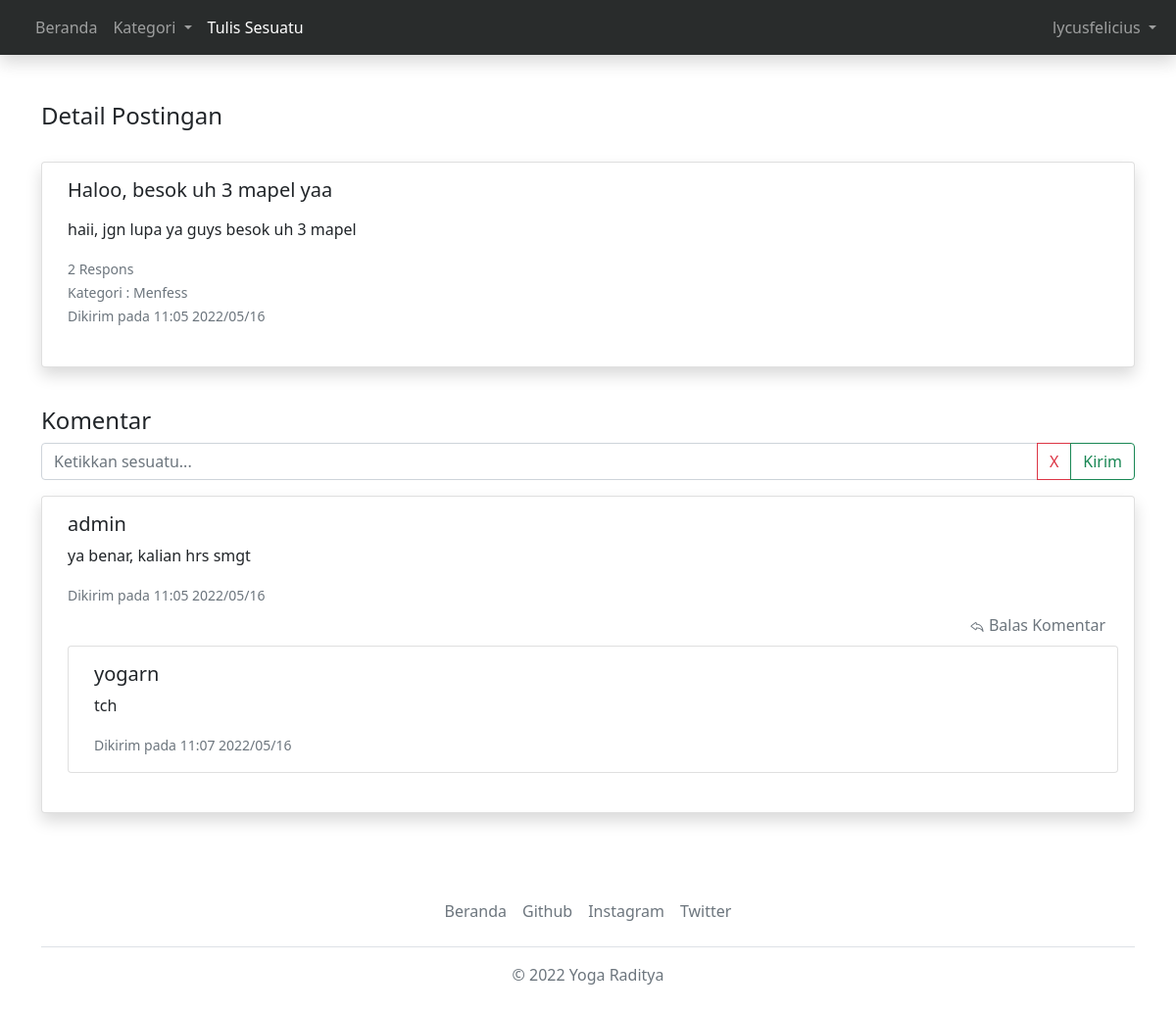
/post-details.php?id=20 (signed in), run on the app's committed database.
### tables this page shows
CREATE TABLE `post` (
  `id` int(11) NOT NULL,
  `title` text DEFAULT NULL,
  `user_id` int(11) DEFAULT NULL,
  `content` text DEFAULT NULL,
  `category` text DEFAULT NULL,
  `date` text DEFAULT NULL,
  `total_resp` int(11) DEFAULT NULL,
  `last_resp` text DEFAULT NULL
);

CREATE TABLE `comment_to_post` (
  `id` int(11) NOT NULL,
  `post_id` int(11) DEFAULT NULL,
  `content` text DEFAULT NULL,
  `date` text DEFAULT NULL,
  `user_id` int(11) DEFAULT NULL
);

CREATE TABLE `users` (
  `id` int(11) NOT NULL,
  `username` varchar(255) DEFAULT NULL,
  `email` varchar(255) DEFAULT NULL,
  `password` varchar(255) DEFAULT NULL,
  `score` int(11) DEFAULT NULL,
  `admin` tinyint(1) DEFAULT NULL
);

CREATE TABLE `reply` (
  `id` int(11) NOT NULL,
  `post_id` int(11) DEFAULT NULL,
  `comment_id` int(11) DEFAULT NULL,
  `content` text DEFAULT NULL,
  `date` text DEFAULT NULL,
  `user_id` int(11) DEFAULT NULL
);

### post-details.php (the view, shortened to what this page needs)
<?php
require_once("config.php");
$username_sesi = $_SESSION["user"]["username"];
$id = $_GET['id'];
?>
<!DOCTYPE html>
<head>
    <link href="https://cdn.jsdelivr.net/npm/bootstrap@5.0.2/dist/css/bootstrap.min.css" rel="stylesheet">
    <link rel="stylesheet" href="css/style.css">
</head>
<body>
<nav class="navbar navbar-expand-lg navbar-dark shadow fixed-top" style="background-color: #292c2c;">
  <div class="container-fluid">
    <div class="collapse navbar-collapse" id="navbarSupportedContent">
      <ul class="navbar-nav me-auto mb-2 mb-lg-0">
        <li class="nav-item">
          <a class="nav-link" tabindex="-1" aria-disabled="true" href="index.php">Beranda</a>
        </li>
        <ul class="navbar-nav" style="">
           <li class="nav-item dropdown">
        <a class="nav-link dropdown-toggle" href="#" id="navbarDropdownMenuLink" data-bs-toggle="dropdown" aria-haspopup="true" aria-expanded="false">
          Kategori
        </a>
      </li>
    </ul>
        <li class="nav-item">
          <a class="nav-link active" href="tulis.php" aria-current="page">Tulis Sesuatu</a>
        </li>
    </ul>
    <ul class="navbar-nav" style="">
           <li class="nav-item dropdown">
        <a class="nav-link dropdown-toggle" href="#" id="navbarDropdownMenuLink" data-bs-toggle="dropdown" aria-haspopup="true" aria-expanded="false">
          <?php echo $username_sesi; ?>
        </a>
      </li>
    </ul>
    </div>
  </div>
</nav>
<div class="container" style="padding-top: 80px;">
            <br>
              <h4>Detail Postingan</h4>
              <br>
  <div class="row justify-content-lg-center">
    <div class="col">
    <?php
        $sql = mysqli_query($link, "SELECT * FROM `post` WHERE `id` = '$id'");
        foreach ($sql as $row) {
            $judul = $row['title'];
            $isi = $row['content'];
            $category = $row['category'];
            $date = $row['date'];
            $id = $row['id'];
            $total_resp = $row['total_resp'];
            echo '
            <div class="card mb-3 w-100 rounded shadow">
            <div class="card-body kiri-margin">
              <h5 class="card-title">'.$judul.'</h5>
              <p class="card-text">'.$isi.'</p>
              <p class="card-text"><small class="text-muted">'.$total_resp.' Respons<br>Kategori : '.$category.'<br>Dikirim pada '.$date.'<br></small><br>
              <a href="post-details.php?id='.$id.'" class="stretched-link"></a>
            </div>
          </div>';
        }
    ?>
    <br>
              <h4>Komentar</h4>
              <form action="" class="needs-validation" method="POST" novalidate>
              <div class="input-group mb-3">
                <input type="text" class="form-control" name="content" id="commentbox" placeholder="Ketikkan sesuatu..." aria-label="" aria-describedby="button-addon2" autocomplete="off" required>
                <button class="btn btn-outline-danger" name="" onclick="cancel()" type="button" id="button-addon2">X</button>
                <button class="btn btn-outline-success" type="submit" name="submit">Kirim</button>
                </div>
    </form>
    <?php
            $sql = mysqli_query($link, "SELECT * FROM `comment_to_post` WHERE `post_id` = '$id'");
            $no = "1";
            foreach ($sql as $row) {
            $content = $row['content'];
            $date = $row['date'];
            $comment_id = $row['id'];
            $user_id = $row['user_id'];
            $sql = mysqli_query($link, "SELECT * FROM `users` WHERE `id`='$user_id'");
            $row = mysqli_fetch_assoc($sql);
            $username = $row['username'];
            echo '
            <div class="card mb-3 w-100 rounded shadow">
                    <div class="card-body kiri-margin">
                    <h5 class="card-title">'.$username.'</h5>
                    <p class="card-text">'.$content.'</p>
                    <p class="card-text"><small class="text-muted">Dikirim pada '.$date.'</small><br>
                    <button id="reply'.$no.'" onclick="reply('.$no.')" class="btn btn-clipboard ms-auto float-end text-muted"><svg xmlns="http://www.w3.org/2000/svg" width="16" height="16" fill="currentColor" class="bi bi-reply" viewBox="0 0 16 16">
                    <path d="M6.598 5.013a.144.144 0 0 1 .202.134V6.3a.5.5 0 0 0 .5.5c.667 0 2.013.005 3.3.822.984.624 1.99 1.76 2.595 3.876-1.02-.983-2.185-1.516-3.205-1.799a8.74 8.74 0 0 0-1.921-.306 7.404 7.404 0 0 0-.798.008h-.013l-.005.001h-.001L7.3 9.9l-.05-.498a.5.5 0 0 0-.45.498v1.153c0 .108-.11.176-.202.134L2.614 8.254a.503.503 0 0 0-.042-.028.147.147 0 0 1 0-.252.499.499 0 0 0 .042-.028l3.984-2.933zM7.8 10.386c.068 0 .143.003.223.006.434.02 1.034.086 1.7.271 1.326.368 2.896 1.202 3.94 3.08a.5.5 0 0 0 .933-.305c-.464-3.71-1.886-5.662-3.46-6.66-1.245-.79-2.527-.942-3.336-.971v-.66a1.144 1.144 0 0 0-1.767-.96l-3.994 2.94a1.147 1.147 0 0 0 0 1.946l3.994 2.94a1.144 1.144 0 0 0 1.767-.96v-.667z"/>
                  </svg> Balas Komentar</button><br>
                  <input type="hidden" class="secret_username" id="secret_username'.$no.'" name="secret_username" value="'.$username.'">
                  <input type="hidden" class="secret_comment" id="secret_comment'.$no.'" name="secret_comment" value="'.$comment_id.'">
                  ';
                  $sql = mysqli_query($link, "SELECT * FROM `reply` WHERE `comment_id` = '$comment_id'");
                  foreach ($sql as $row) {
                    $content = $row['content'];
                    $date = $row['date'];
                    $user_id = $row['user_id'];
                    $sql = mysqli_query($link, "SELECT * FROM `users` WHERE `id`='$user_id'");
                    $row = mysqli_fetch_assoc($sql);
                    $username = $row['username'];
            echo '
                  <div class="card">
        <div class="card-body rounded kiri-margin">
        <h5 class="card-title">'.$username.'</h5>
        <p class="card-text">'.$content.'</p>
        <p class="card-text"><small class="text-muted">Dikirim pada '.$date.'</small><br>
        </div>
    </div><br>';
        }
            echo '</div>
            </div>';
            $no++;
            }
          ?>
    <br>
</div>
    <div class="container">
  <footer class="py-3 my-4">
    <ul class="nav justify-content-center border-bottom pb-3 mb-3">
      <li class="nav-item"><a href="index.php" class="nav-link px-2 text-muted">Beranda</a></li>
      <li class="nav-item"><a href="https://www.github.com/lycusfelicius" class="nav-link px-2 text-muted">Github</a></li>
      <li class="nav-item"><a href="https://www.instagram.com/yogar.n" class="nav-link px-2 text-muted">Instagram</a></li>
      <li class="nav-item"><a href="https://twitter.com/lycusfelicius" class="nav-link px-2 text-muted">Twitter</a></li>
    </ul>
    <p class="text-center text-muted">© 2022 Yoga Raditya</p>
  </footer>
</div>
</body>

### css/style.css (style rules this page uses)
.kiri-margin { margin-left: 10px; }

### data on the page
post: title "Haloo, besok uh 3 mapel yaa", content "haii, jgn lupa ya guys besok uh 3 mapel", total_resp "2", category "Menfess", date "11:05 2022/05/16"
comment_to_post: user.username "admin", content "ya benar, kalian hrs smgt", date "11:05 2022/05/16"
reply: user.username "yogarn", content "tch", date "11:07 2022/05/16"

### other printed values
$username_sesi "lycusfelicius"
